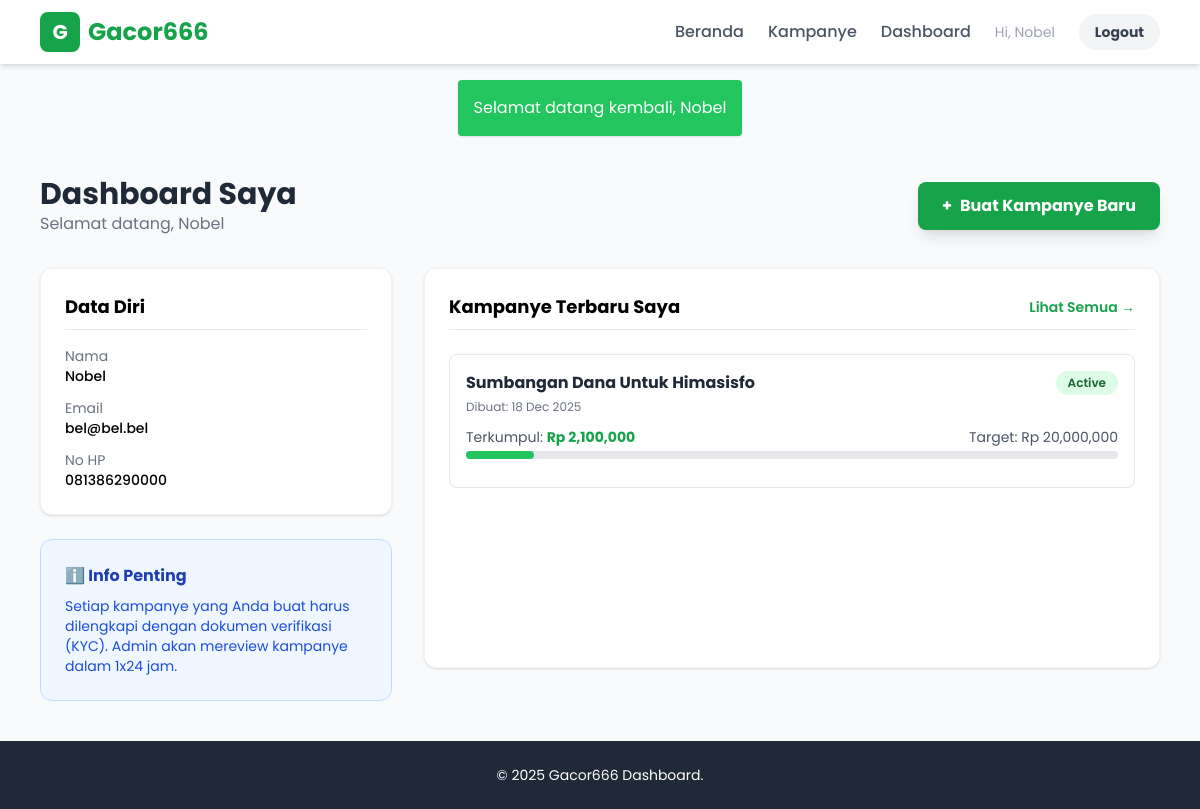
The app's page /dashboard.php (signed in) with its own data.
### tables this page shows
CREATE TABLE `users` (
  `id` int(11) NOT NULL,
  `nama_lengkap` varchar(100) NOT NULL,
  `email` varchar(100) NOT NULL,
  `password` varchar(255) NOT NULL,
  `no_hp` varchar(20) DEFAULT NULL,
  `role` enum('admin','user') DEFAULT 'user',
  `created_at` timestamp NOT NULL DEFAULT current_timestamp()
);

CREATE TABLE `campaigns` (
  `id` int(11) NOT NULL,
  `user_id` int(11) NOT NULL,
  `judul` varchar(255) NOT NULL,
  `deskripsi` text NOT NULL,
  `target_donasi` decimal(15,2) NOT NULL,
  `dana_terkumpul` decimal(15,2) DEFAULT 0.00,
  `batas_waktu` date NOT NULL,
  `gambar_url` varchar(255) DEFAULT 'default.jpg',
  `rejection_reason` text DEFAULT NULL,
  `ktp_file` varchar(255) DEFAULT NULL,
  `kk_file` varchar(255) DEFAULT NULL,
  `surat_polisi_file` varchar(255) DEFAULT NULL,
  `foto_diri_file` varchar(255) DEFAULT NULL,
  `admin_notes` text DEFAULT NULL,
  `status` enum('pending','active','rejected','completed') DEFAULT 'pending',
  `created_at` timestamp NOT NULL DEFAULT current_timestamp()
);

### dashboard.php (the view, shortened to what this page needs)
<?php
require 'config.php';
$uid = $_SESSION['user_id'];
$stmt = $pdo->prepare("SELECT * FROM users WHERE id = ?");
$stmt->execute([$uid]);
$user = $stmt->fetch();
$stmtCamp = $pdo->prepare("SELECT * FROM campaigns WHERE user_id = ? ORDER BY created_at DESC LIMIT 3");
$stmtCamp->execute([$uid]);
$myCampaigns = $stmtCamp->fetchAll();
?>
<!DOCTYPE html>
<html lang="id">
<head>
    <script src="https://cdn.tailwindcss.com"></script>
</head>
<body class="bg-gray-50 flex flex-col min-h-screen">
    <?php include 'includes/navbar.php'; ?>
    <main class="container mx-auto px-4 py-10 max-w-6xl flex-grow">        <div class="flex flex-col md:flex-row justify-between items-center mb-8">
            <div>
                <h1 class="text-3xl font-bold text-gray-800">Dashboard Saya</h1>
                <p class="text-gray-500">Selamat datang, <?= htmlspecialchars($user['nama_lengkap']) ?></p>
            </div>
            <a href="create_campaign.php" class="bg-green-600 text-white px-6 py-3 rounded-lg font-bold hover:bg-green-700 shadow-lg transition flex items-center gap-2">
                <span>+</span> Buat Kampanye Baru
            </a>
        </div>        <div class="grid grid-cols-1 lg:grid-cols-3 gap-8">
            <div class="lg:col-span-1 space-y-6">
                <div class="bg-white p-6 rounded-xl shadow border border-gray-100">
                    <h3 class="font-bold text-lg mb-4 border-b pb-2">Data Diri</h3>
                    <ul class="space-y-3 text-sm">
                        <li><span class="text-gray-500 block">Nama</span><span class="font-medium"><?= htmlspecialchars($user['nama_lengkap']) ?></span></li>
                        <li><span class="text-gray-500 block">Email</span><span class="font-medium"><?= htmlspecialchars($user['email']) ?></span></li>
                        <li><span class="text-gray-500 block">No HP</span><span class="font-medium"><?= htmlspecialchars($user['no_hp']) ?></span></li>
                    </ul>
                </div>
                <div class="bg-blue-50 border border-blue-200 rounded-xl p-6">
                    <h4 class="font-bold text-blue-800 mb-2">ℹ️ Info Penting</h4>
                    <p class="text-sm text-blue-700">
                        Setiap kampanye yang Anda buat harus dilengkapi dengan dokumen verifikasi (KYC).
                        Admin akan mereview kampanye dalam 1x24 jam.
                    </p>
                </div>
            </div>
            <div class="lg:col-span-2">                <div class="bg-white p-6 rounded-xl shadow border border-gray-100 min-h-[400px]">
                    <div class="flex justify-between items-center mb-6 border-b pb-2">
                        <h3 class="font-bold text-lg">Kampanye Terbaru Saya</h3>
                        <a href="my_campaigns.php" class="text-green-600 hover:text-green-700 text-sm font-semibold">Lihat Semua →</a>
                    </div>
                    <?php if (count($myCampaigns) > 0): ?>
                        <div class="space-y-4">
                            <?php foreach ($myCampaigns as $mc):
                                $statusColors = [
                                    'pending' => 'bg-yellow-100 text-yellow-800',
                                    'active' => 'bg-green-100 text-green-800',
                                    'rejected' => 'bg-red-100 text-red-800',
                                    'completed' => 'bg-purple-100 text-purple-800'
                                ];
                                $statusColor = $statusColors[$mc['status']] ?? 'bg-gray-100 text-gray-800';
                                $persen = ($mc['target_donasi'] > 0) ? ($mc['dana_terkumpul'] / $mc['target_donasi']) * 100 : 0;
                            ?>
                            <div class="border border-gray-200 rounded-lg p-4 hover:bg-gray-50">
                                <div class="flex justify-between items-start mb-3">
                                    <div class="flex-grow">
                                        <h4 class="font-bold text-gray-800"><?= htmlspecialchars($mc['judul']) ?></h4>
                                        <p class="text-xs text-gray-500 mt-1">Dibuat: <?= date('d M Y', strtotime($mc['created_at'])) ?></p>
                                    </div>
                                    <span class="px-3 py-1 rounded-full text-xs font-semibold <?= $statusColor ?>">
                                        <?= ucfirst($mc['status']) ?>
                                    </span>
                                </div>
                                <div class="mb-2">
                                    <div class="flex justify-between text-sm mb-1">
                                        <span class="text-gray-600">Terkumpul: <strong class="text-green-600">Rp <?= number_format($mc['dana_terkumpul']) ?></strong></span>
                                        <span class="text-gray-600">Target: Rp <?= number_format($mc['target_donasi']) ?></span>
                                    </div>
                                    <div class="w-full bg-gray-200 rounded-full h-2">
                                        <div class="bg-green-500 h-2 rounded-full" style="width: <?= min($persen, 100) ?>%"></div>
                                    </div>
                                </div>                                <?php if ($mc['status'] === 'rejected' && !empty($mc['admin_notes'])): ?>
                                <div class="mt-3 p-3 bg-red-50 border border-red-200 rounded text-sm text-red-800">
                                    <strong>Alasan ditolak:</strong> <?= htmlspecialchars($mc['admin_notes']) ?>                                </div>
                                <?php endif; ?>
                            </div>
                            <?php endforeach; ?>
                        </div>
                    <?php endif; ?>
                </div>
            </div>
        </div>
    </main>
    <footer class="bg-gray-800 text-white py-6 mt-auto text-center text-sm">
        &copy; 2025 Gacor666 Dashboard.
    </footer>
</body>
</html>

### dashboard.php (style rules this page uses)
body { font-family: 'Poppins', sans-serif; }

### records on screen
users: nama_lengkap "Nobel", email "bel@bel.bel", no_hp "081386290000"
campaigns: judul "Sumbangan Dana Untuk Himasisfo", created_at "18 Dec 2025", status "Active", dana_terkumpul "2,100,000", target_donasi "20,000,000"

### other values on screen
$_SESSION['nama'] "Nobel"
$_SESSION['flash']['msg'] "Selamat datang kembali, Nobel"
